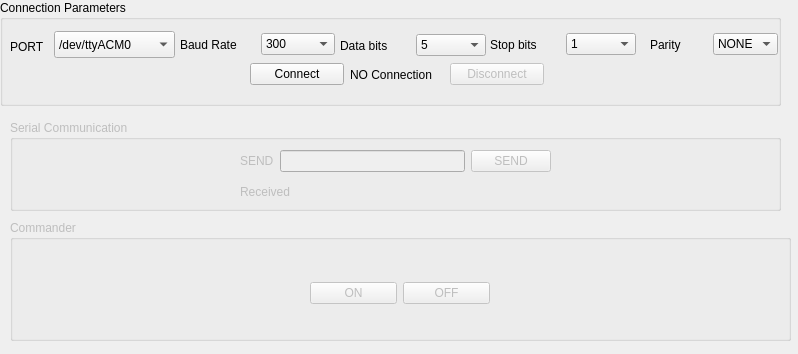
<?xml version="1.0" encoding="UTF-8"?>
<ui version="4.0">
 <class>Form</class>
 <widget class="QWidget" name="Form">
  <property name="geometry">
   <rect>
    <x>0</x>
    <y>0</y>
    <width>798</width>
    <height>354</height>
   </rect>
  </property>
  <property name="windowTitle">
   <string>AVR Serial</string>
  </property>
  <widget class="QGroupBox" name="connection_grp">
   <property name="geometry">
    <rect>
     <x>0</x>
     <y>0</y>
     <width>781</width>
     <height>106</height>
    </rect>
   </property>
   <property name="title">
    <string>Connection Parameters</string>
   </property>
   <widget class="QWidget" name="layoutWidget">
    <property name="geometry">
     <rect>
      <x>250</x>
      <y>60</y>
      <width>294</width>
      <height>29</height>
     </rect>
    </property>
    <layout class="QHBoxLayout" name="horizontalLayout_9">
     <item>
      <widget class="QPushButton" name="connect_btn">
       <property name="text">
        <string>Connect</string>
       </property>
      </widget>
     </item>
     <item>
      <widget class="QLabel" name="connect_status_lbl">
       <property name="text">
        <string>NO Connection</string>
       </property>
      </widget>
     </item>
     <item>
      <widget class="QPushButton" name="disconnect_btn">
       <property name="enabled">
        <bool>false</bool>
       </property>
       <property name="text">
        <string>Disconnect</string>
       </property>
      </widget>
     </item>
    </layout>
   </widget>
   <widget class="QComboBox" name="port_sel">
    <property name="geometry">
     <rect>
      <x>54</x>
      <y>31</y>
      <width>121</width>
      <height>27</height>
     </rect>
    </property>
    <item>
     <property name="text">
      <string notr="true">/dev/ttyACM0</string>
     </property>
    </item>
    <item>
     <property name="text">
      <string notr="true">/dev/ttyACM1</string>
     </property>
    </item>
    <item>
     <property name="text">
      <string notr="true">/dev/ttyACM2</string>
     </property>
    </item>
    <item>
     <property name="text">
      <string notr="true">/dev/ttyACM3</string>
     </property>
    </item>
    <item>
     <property name="text">
      <string notr="true">/dev/ttyACM4</string>
     </property>
    </item>
    <item>
     <property name="text">
      <string notr="true">/dev/ttyACM5</string>
     </property>
    </item>
    <item>
     <property name="text">
      <string notr="true">/dev/ttyACM6</string>
     </property>
    </item>
    <item>
     <property name="text">
      <string notr="true">/dev/ttyACM7</string>
     </property>
    </item>
    <item>
     <property name="text">
      <string notr="true">/dev/ttyACM8</string>
     </property>
    </item>
    <item>
     <property name="text">
      <string>/dev/ttyUSB0</string>
     </property>
    </item>
   </widget>
   <widget class="QWidget" name="layoutWidget">
    <property name="geometry">
     <rect>
      <x>340</x>
      <y>31</y>
      <width>146</width>
      <height>29</height>
     </rect>
    </property>
    <layout class="QHBoxLayout" name="horizontalLayout_2">
     <item>
      <widget class="QLabel" name="label_3">
       <property name="text">
        <string>Data bits</string>
       </property>
      </widget>
     </item>
     <item>
      <widget class="QComboBox" name="bits_per_frame_sel">
       <item>
        <property name="text">
         <string notr="true">5</string>
        </property>
       </item>
       <item>
        <property name="text">
         <string notr="true">6</string>
        </property>
       </item>
       <item>
        <property name="text">
         <string notr="true">7</string>
        </property>
       </item>
       <item>
        <property name="text">
         <string notr="true">8</string>
        </property>
       </item>
      </widget>
     </item>
    </layout>
   </widget>
   <widget class="QWidget" name="layoutWidget">
    <property name="geometry">
     <rect>
      <x>650</x>
      <y>30</y>
      <width>128</width>
      <height>29</height>
     </rect>
    </property>
    <layout class="QHBoxLayout" name="horizontalLayout_3">
     <item>
      <widget class="QLabel" name="label_4">
       <property name="text">
        <string>Parity</string>
       </property>
      </widget>
     </item>
     <item>
      <widget class="QComboBox" name="parity_sel">
       <item>
        <property name="text">
         <string notr="true">NONE</string>
        </property>
       </item>
       <item>
        <property name="text">
         <string notr="true">EVEN</string>
        </property>
       </item>
       <item>
        <property name="text">
         <string notr="true">ODD</string>
        </property>
       </item>
      </widget>
     </item>
    </layout>
   </widget>
   <widget class="QLabel" name="label">
    <property name="geometry">
     <rect>
      <x>10</x>
      <y>36</y>
      <width>40</width>
      <height>21</height>
     </rect>
    </property>
    <property name="text">
     <string>PORT</string>
    </property>
   </widget>
   <widget class="QWidget" name="layoutWidget">
    <property name="geometry">
     <rect>
      <x>490</x>
      <y>30</y>
      <width>146</width>
      <height>29</height>
     </rect>
    </property>
    <layout class="QHBoxLayout" name="horizontalLayout">
     <item>
      <widget class="QLabel" name="label_5">
       <property name="text">
        <string>Stop bits</string>
       </property>
      </widget>
     </item>
     <item>
      <widget class="QComboBox" name="stop_bits_sel">
       <item>
        <property name="text">
         <string notr="true">1</string>
        </property>
       </item>
       <item>
        <property name="text">
         <string notr="true">2</string>
        </property>
       </item>
      </widget>
     </item>
    </layout>
   </widget>
   <widget class="QWidget" name="layoutWidget">
    <property name="geometry">
     <rect>
      <x>180</x>
      <y>30</y>
      <width>155</width>
      <height>29</height>
     </rect>
    </property>
    <layout class="QHBoxLayout" name="horizontalLayout_4">
     <item>
      <widget class="QLabel" name="label_2">
       <property name="text">
        <string>Baud Rate</string>
       </property>
      </widget>
     </item>
     <item>
      <widget class="QComboBox" name="baudrate_sel">
       <item>
        <property name="text">
         <string notr="true">300</string>
        </property>
       </item>
       <item>
        <property name="text">
         <string notr="true">1200</string>
        </property>
       </item>
       <item>
        <property name="text">
         <string notr="true">2400</string>
        </property>
       </item>
       <item>
        <property name="text">
         <string notr="true">4800</string>
        </property>
       </item>
       <item>
        <property name="text">
         <string notr="true">9600</string>
        </property>
       </item>
       <item>
        <property name="text">
         <string notr="true">14400</string>
        </property>
       </item>
       <item>
        <property name="text">
         <string notr="true">19200</string>
        </property>
       </item>
       <item>
        <property name="text">
         <string notr="true">28800</string>
        </property>
       </item>
       <item>
        <property name="text">
         <string notr="true">38400</string>
        </property>
       </item>
       <item>
        <property name="text">
         <string notr="true">57600</string>
        </property>
       </item>
       <item>
        <property name="text">
         <string notr="true">115200</string>
        </property>
       </item>
      </widget>
     </item>
    </layout>
   </widget>
  </widget>
  <widget class="QGroupBox" name="tx_rx_grp">
   <property name="enabled">
    <bool>false</bool>
   </property>
   <property name="geometry">
    <rect>
     <x>10</x>
     <y>120</y>
     <width>771</width>
     <height>91</height>
    </rect>
   </property>
   <property name="title">
    <string>Serial Communication</string>
   </property>
   <widget class="QWidget" name="layoutWidget">
    <property name="geometry">
     <rect>
      <x>230</x>
      <y>30</y>
      <width>311</width>
      <height>56</height>
     </rect>
    </property>
    <layout class="QVBoxLayout" name="verticalLayout_5">
     <item>
      <layout class="QHBoxLayout" name="horizontalLayout_11">
       <item>
        <widget class="QLabel" name="label_6">
         <property name="text">
          <string>SEND</string>
         </property>
        </widget>
       </item>
       <item>
        <widget class="QLineEdit" name="send_char">
         <property name="maxLength">
          <number>1</number>
         </property>
        </widget>
       </item>
       <item>
        <widget class="QPushButton" name="send_btn">
         <property name="enabled">
          <bool>false</bool>
         </property>
         <property name="text">
          <string>SEND</string>
         </property>
        </widget>
       </item>
      </layout>
     </item>
     <item>
      <layout class="QHBoxLayout" name="horizontalLayout_12">
       <item>
        <widget class="QLabel" name="label_7">
         <property name="text">
          <string>Received</string>
         </property>
        </widget>
       </item>
       <item>
        <widget class="QLabel" name="received_AVR_lbl">
         <property name="text">
          <string/>
         </property>
        </widget>
       </item>
      </layout>
     </item>
    </layout>
   </widget>
  </widget>
  <widget class="QGroupBox" name="commander_grp">
   <property name="enabled">
    <bool>false</bool>
   </property>
   <property name="geometry">
    <rect>
     <x>10</x>
     <y>220</y>
     <width>781</width>
     <height>121</height>
    </rect>
   </property>
   <property name="title">
    <string>Commander</string>
   </property>
   <widget class="QWidget" name="layoutWidget">
    <property name="geometry">
     <rect>
      <x>300</x>
      <y>30</y>
      <width>180</width>
      <height>54</height>
     </rect>
    </property>
    <layout class="QVBoxLayout" name="verticalLayout_6">
     <item>
      <widget class="QLabel" name="commander_status_lbl">
       <property name="text">
        <string/>
       </property>
      </widget>
     </item>
     <item>
      <layout class="QHBoxLayout" name="horizontalLayout_13">
       <item>
        <widget class="QPushButton" name="on_btn">
         <property name="text">
          <string>ON</string>
         </property>
        </widget>
       </item>
       <item>
        <widget class="QPushButton" name="off_btn">
         <property name="text">
          <string>OFF</string>
         </property>
        </widget>
       </item>
      </layout>
     </item>
    </layout>
   </widget>
  </widget>
 </widget>
 <resources/>
 <connections>
  <connection>
   <sender>connect_btn</sender>
   <signal>clicked()</signal>
   <receiver>Form</receiver>
   <slot>serialConnect()</slot>
   <hints>
    <hint type="sourcelabel">
     <x>335</x>
     <y>87</y>
    </hint>
    <hint type="destinationlabel">
     <x>95</x>
     <y>345</y>
    </hint>
   </hints>
  </connection>
  <connection>
   <sender>disconnect_btn</sender>
   <signal>clicked()</signal>
   <receiver>Form</receiver>
   <slot>serialDisconnect()</slot>
   <hints>
    <hint type="sourcelabel">
     <x>519</x>
     <y>80</y>
    </hint>
    <hint type="destinationlabel">
     <x>522</x>
     <y>348</y>
    </hint>
   </hints>
  </connection>
  <connection>
   <sender>send_btn</sender>
   <signal>clicked()</signal>
   <receiver>Form</receiver>
   <slot>serialSend()</slot>
   <hints>
    <hint type="sourcelabel">
     <x>548</x>
     <y>166</y>
    </hint>
    <hint type="destinationlabel">
     <x>480</x>
     <y>352</y>
    </hint>
   </hints>
  </connection>
  <connection>
   <sender>on_btn</sender>
   <signal>clicked()</signal>
   <receiver>Form</receiver>
   <slot>ledOn()</slot>
   <hints>
    <hint type="sourcelabel">
     <x>329</x>
     <y>301</y>
    </hint>
    <hint type="destinationlabel">
     <x>161</x>
     <y>353</y>
    </hint>
   </hints>
  </connection>
  <connection>
   <sender>off_btn</sender>
   <signal>clicked()</signal>
   <receiver>Form</receiver>
   <slot>ledOff()</slot>
   <hints>
    <hint type="sourcelabel">
     <x>487</x>
     <y>301</y>
    </hint>
    <hint type="destinationlabel">
     <x>317</x>
     <y>346</y>
    </hint>
   </hints>
  </connection>
  <connection>
   <sender>send_char</sender>
   <signal>returnPressed()</signal>
   <receiver>send_btn</receiver>
   <slot>animateClick()</slot>
   <hints>
    <hint type="sourcelabel">
     <x>309</x>
     <y>163</y>
    </hint>
    <hint type="destinationlabel">
     <x>548</x>
     <y>167</y>
    </hint>
   </hints>
  </connection>
 </connections>
 <slots>
  <slot>serialConnect()</slot>
  <slot>serialDisconnect()</slot>
  <slot>serialSend()</slot>
  <slot>ledOn()</slot>
  <slot>ledOff()</slot>
 </slots>
</ui>
